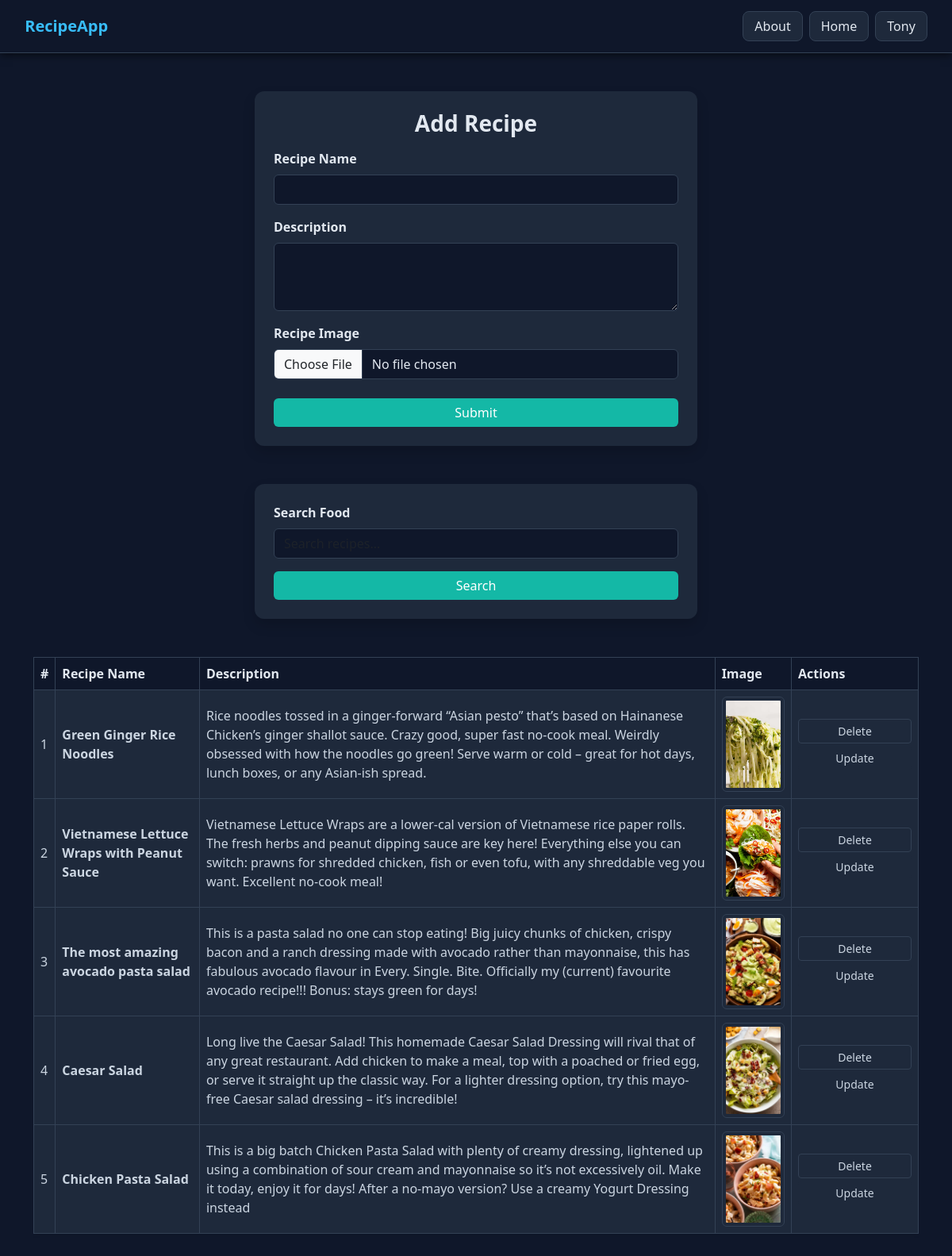
The app's page / (signed in) with its own data.
### vegetable/models.py (models this page shows)
class Recipe(models.Model):
    user =models.ForeignKey(User,on_delete=models.SET_NULL,null=True,blank=True)
    recipe_name=models.CharField(max_length=100)
    recipe_description=models.CharField()
    recipe_image=models.ImageField(upload_to="recipe")

### vegetable/views.py (the view, shortened to what this page needs)
# urls.py: path('', recipe ,name="recipe"),
@login_required(login_url="/login/")
def recipe(request):
    queryset=Recipe.objects.all()
    if request.GET.get('search'):
        queryset=queryset.filter(recipe_name__icontains = request.GET.get('search'))
    context={'recipe':queryset}
    return render(request,'recipe.html',context)

### vegetable/templates/recipe.html (shortened to what this page needs)
{% extends "base.html" %}
{% block start %}
<div class="container py-5">
    <div class="col-lg-6 mx-auto mb-5">
        <div class="card card-dark shadow">
            <div class="card-body p-4">
                <h3 class="text-center mb-3 fw-semibold">Add Recipe</h3>
                <form method="post" enctype="multipart/form-data">
                    <div class="mb-3">
                        <label class="form-label fw-semibold">Recipe Name</label>
                        <input type="text" name="recipe_name" required class="form-control">
                    </div>
                    <div class="mb-3">
                        <label class="form-label fw-semibold">Description</label>
                        <textarea class="form-control" rows="3" name="recipe_description" required></textarea>
                    </div>
                    <div class="mb-3">
                        <label class="form-label fw-semibold">Recipe Image</label>
                        <input type="file" name="recipe_image" class="form-control">
                    </div>
                    <button type="submit" class="btn btn-accent w-100 mt-2">Submit</button>
                </form>
            </div>
        </div>
    </div>
    <div class="col-lg-6 mx-auto mb-5">
        <div class="card card-dark shadow">
            <div class="card-body p-4">
                <form>
                    <label class="form-label fw-semibold">Search Food</label>
                    <input type="text" name="search" class="form-control mb-3" placeholder="Search recipes…">
                    <button type="submit" class="btn btn-accent w-100">Search</button>
                </form>
            </div>
        </div>
    </div>
    <div class="table-responsive mt-4">
        <table class="table table-dark-custom align-middle shadow-sm">
            <thead>
                <tr>
                    <th>#</th>
                    <th>Recipe Name</th>
                    <th>Description</th>
                    <th>Image</th>
                    <th style="width:160px;">Actions</th>
                </tr>
            </thead>
            <tbody>
                {% for data in recipe %}
                <tr>
                    <td>{{ forloop.counter }}</td>
                    <td class="fw-semibold">{{ data.recipe_name }}</td>
                    <td>{{ data.recipe_description }}</td>
                    <td>
                        <img src="/media/{{ data.recipe_image }}"
                             class="img-thumbnail"
                             style="height:120px; width:160px; object-fit:cover;">
                    </td>
                    <td>
                        <a href="/delete_recipe/{{data.id}}/" class="btn btn-danger btn-sm mb-1 w-100">Delete</a>
                        <a href="/update_recipe/{{data.id}}/" class="btn btn-warn btn-sm w-100">Update</a>
                    </td>
                </tr>
                {% endfor %}
            </tbody>
        </table>
    </div>
</div>
{% endblock %}

### vegetable/templates/base.html (shortened to what this page needs)
<!DOCTYPE html>
<html lang="en">
<head>
    <link href="https://cdn.jsdelivr.net/npm/bootstrap@5.3.8/dist/css/bootstrap.min.css" rel="stylesheet">
</head>
<body>
    <nav class="navbar navbar-expand-lg navbar-dark custom-nav">
    <div class="container-fluid">
        <a class="navbar-brand fw-bold app-title" href="/">
            RecipeApp
        </a>
        <div class="collapse navbar-collapse justify-content-end" id="mainNav">
            <div class="d-flex align-items-center gap-2 nav-buttons">
                <a href="/about/" class="btn btn-nav">About</a>
                <a href="/recipe/" class="btn btn-nav">Home</a>
                {% if request.user.is_authenticated %}
                    <a href="/logout/" class="btn btn-nav">{{ user }}</a>
                {% else %}
                    <a href="/login/" class="btn btn-nav">Login</a>
                {% endif %}
            </div>
        </div>
    </div>
</nav>
    {% block start %}
    {% endblock %}
</body>
</html>

### vegetable/templates/base.html (style rules this page uses)
table, th, td { border: 1px solid black; }
.custom-nav { background-color: #0f172a !important; padding: 0.8rem 1.2rem; border-bottom: 1px solid #334155; box-shadow: 0 2px 10px rgba(0,0,0,0.6); }
.app-title { color: #38bdf8 !important; font-size: 1.25rem; }
.btn-nav { background-color: #1e293b !important; color: #e2e8f0 !important; border: 1px solid #334155 !important; padding: 6px 14px; border-radius: 8px; font-weight: 500; transition: 0.2s; text-decoration: none; }

### vegetable/templates/recipe.html (style rules this page uses)
body { background: #0f172a !important; color: #cbd5e1 !important; }
.card-dark { background: #1e293b !important; color: #e2e8f0 !important; border: none !important; border-radius: 12px !important; }
.form-control { background: #0f172a !important; color: #e2e8f0 !important; border: 1px solid #334155 !important; }
.btn-accent { background: #14b8a6 !important; border: none !important; color: white !important; }
.btn-warn { background: #f59e0b !important; border: none !important; color: white !important; }
table.table-dark-custom, table.table-dark-custom * { background-color: #1e293b !important; color: #cbd5e1 !important; border-color: #334155 !important; }
table.table-dark-custom thead tr th { background-color: #0f172a !important; color: #e2e8f0 !important; border-color: #334155 !important; }
table.table-dark-custom tbody tr td { background-color: #1e293b !important; }
.img-thumbnail { background-color: #0f172a !important; border: 1px solid #334155 !important; }

### records on screen
Recipe: recipe_name "Green Ginger Rice Noodles", recipe_description "Rice noodles tossed in a ginger-forward “Asian pesto” that’s based on Hainanese Chicken’s ginger shallot sauce. Crazy good, super fast no-cook meal. Weirdly obsessed with how the noodles go green! Serve warm or cold – great for hot days, lunch boxes, or any Asian-ish spread.", recipe_image (picture)
Recipe: recipe_name "Vietnamese Lettuce Wraps with Peanut Sauce", recipe_description "Vietnamese Lettuce Wraps are a lower-cal version of Vietnamese rice paper rolls. The fresh herbs and peanut dipping sauce are key here! Everything else you can switch: prawns for shredded chicken, fish or even tofu, with any shreddable veg you want. Excellent no-cook meal!", recipe_image (picture)
Recipe: recipe_name "The most amazing avocado pasta salad", recipe_description "This is a pasta salad no one can stop eating! Big juicy chunks of chicken, crispy bacon and a ranch dressing made with avocado rather than mayonnaise, this has fabulous avocado flavour in Every. Single. Bite. Officially my (current) favourite avocado recipe!!! Bonus: stays green for days!", recipe_image (picture)
Recipe: recipe_name "Caesar Salad", recipe_description "Long live the Caesar Salad! This homemade Caesar Salad Dressing will rival that of any great restaurant. Add chicken to make a meal, top with a poached or fried egg, or serve it straight up the classic way. For a lighter dressing option, try this mayo-free Caesar salad dressing – it’s incredible!", recipe_image (picture)
Recipe: recipe_name "Chicken Pasta Salad", recipe_description "This is a big batch Chicken Pasta Salad with plenty of creamy dressing, lightened up using a combination of sour cream and mayonnaise so it’s not excessively oil. Make it today, enjoy it for days! After a no-mayo version? Use a creamy Yogurt Dressing instead", recipe_image (picture)

### other values on screen
{{ user }} "Tony"
